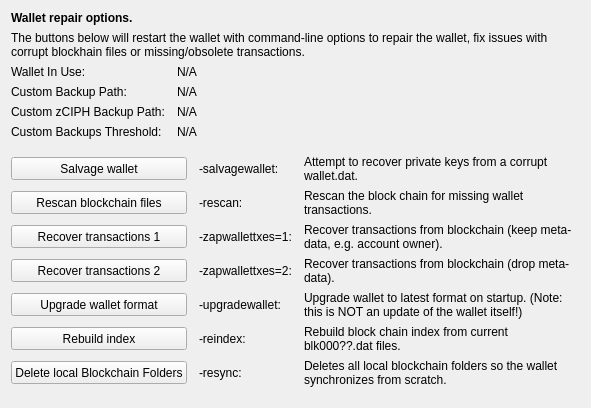
     <widget class="QWidget" name="tab_repair">
      <attribute name="title">
       <string>&amp;Wallet Repair</string>
      </attribute>
      <layout class="QGridLayout" name="gridLayout_4" columnstretch="0,0,0,0">
       <property name="horizontalSpacing">
        <number>12</number>
       </property>
       <item row="0" column="0" colspan="4">
        <widget class="QLabel" name="label_repair_header">
         <property name="font">
          <font>
           <weight>75</weight>
           <bold>true</bold>
          </font>
         </property>
         <property name="text">
          <string>Wallet repair options.</string>
         </property>
        </widget>
       </item>
       <item row="1" column="0" colspan="4">
        <widget class="QLabel" name="label_repair_helptext">
         <property name="font">
          <font>
           <weight>50</weight>
           <bold>false</bold>
          </font>
         </property>
         <property name="text">
          <string>The buttons below will restart the wallet with command-line options to repair the wallet, fix issues with corrupt blockhain files or missing/obsolete transactions.</string>
         </property>
         <property name="wordWrap">
          <bool>true</bool>
         </property>
        </widget>
       </item>
       <item row="2" column="0">
        <widget class="QLabel" name="wallet_path_label">
         <property name="text">
          <string>Wallet In Use:</string>
         </property>
        </widget>
       </item>
       <item row="2" column="1" colspan="3">
        <widget class="QLabel" name="wallet_path">
         <property name="cursor">
          <cursorShape>IBeamCursor</cursorShape>
         </property>
         <property name="text">
          <string>N/A</string>
         </property>
         <property name="textFormat">
          <enum>Qt::PlainText</enum>
         </property>
         <property name="textInteractionFlags">
          <set>Qt::LinksAccessibleByMouse|Qt::TextSelectableByKeyboard|Qt::TextSelectableByMouse</set>
         </property>
        </widget>
       </item>
       <item row="3" column="0">
        <widget class="QLabel" name="wallet_custombackuppath_label">
         <property name="text">
          <string>Custom Backup Path:</string>
         </property>
         <property name="visible">
          <bool>false</bool>
         </property>
        </widget>
       </item>
       <item row="3" column="1" colspan="3">
        <widget class="QLabel" name="wallet_custombackuppath">
         <property name="cursor">
          <cursorShape>IBeamCursor</cursorShape>
         </property>
         <property name="text">
          <string>N/A</string>
         </property>
         <property name="textFormat">
          <enum>Qt::PlainText</enum>
         </property>
         <property name="textInteractionFlags">
          <set>Qt::LinksAccessibleByMouse|Qt::TextSelectableByKeyboard|Qt::TextSelectableByMouse</set>
         </property>
         <property name="visible">
          <bool>false</bool>
         </property>
        </widget>
       </item>
       <item row="4" column="0">
        <widget class="QLabel" name="wallet_customzciphbackuppath_label">
         <property name="text">
          <string>Custom zCIPH Backup Path:</string>
         </property>
         <property name="visible">
          <bool>false</bool>
         </property>
        </widget>
       </item>
       <item row="4" column="1" colspan="3">
        <widget class="QLabel" name="wallet_customzciphbackuppath">
         <property name="cursor">
          <cursorShape>IBeamCursor</cursorShape>
         </property>
         <property name="text">
          <string>N/A</string>
         </property>
         <property name="textFormat">
          <enum>Qt::PlainText</enum>
         </property>
         <property name="textInteractionFlags">
          <set>Qt::LinksAccessibleByMouse|Qt::TextSelectableByKeyboard|Qt::TextSelectableByMouse</set>
         </property>
         <property name="visible">
          <bool>false</bool>
         </property>
        </widget>
       </item>
       <item row="5" column="0">
        <widget class="QLabel" name="wallet_custombackupthreshold_label">
         <property name="text">
          <string>Custom Backups Threshold:</string>
         </property>
         <property name="visible">
          <bool>false</bool>
         </property>
        </widget>
       </item>
       <item row="5" column="1" colspan="3">
        <widget class="QLabel" name="wallet_custombackupthreshold">
         <property name="cursor">
          <cursorShape>IBeamCursor</cursorShape>
         </property>
         <property name="text">
          <string>N/A</string>
         </property>
         <property name="textFormat">
          <enum>Qt::PlainText</enum>
         </property>
         <property name="textInteractionFlags">
          <set>Qt::LinksAccessibleByMouse|Qt::TextSelectableByKeyboard|Qt::TextSelectableByMouse</set>
         </property>
         <property name="visible">
          <bool>false</bool>
         </property>
        </widget>
       </item>
       <item row="6" column="0">
        <spacer name="verticalSpacer_repair1">
         <property name="orientation">
          <enum>Qt::Vertical</enum>
         </property>
         <property name="sizeHint" stdset="0">
          <size>
           <width>10</width>
           <height>10</height>
          </size>
         </property>
        </spacer>
       </item>
       <item row="7" column="0" colspan="2">
        <widget class="QPushButton" name="btn_salvagewallet">
         <property name="minimumSize">
          <size>
           <width>100</width>
           <height>23</height>
          </size>
         </property>
         <property name="text">
          <string>Salvage wallet</string>
         </property>
        </widget>
       </item>
       <item row="7" column="2">
        <widget class="QLabel" name="label_repair_salvage_command">
         <property name="text">
          <string notr="true">-salvagewallet:</string>
         </property>
        </widget>
       </item>
       <item row="7" column="3">
        <widget class="QLabel" name="label_repair_salvage">
         <property name="text">
          <string>Attempt to recover private keys from a corrupt wallet.dat.</string>
         </property>
         <property name="wordWrap">
          <bool>true</bool>
         </property>
        </widget>
       </item>
       <item row="8" column="0" colspan="2">
        <widget class="QPushButton" name="btn_rescan">
         <property name="minimumSize">
          <size>
           <width>100</width>
           <height>23</height>
          </size>
         </property>
         <property name="text">
          <string>Rescan blockchain files</string>
         </property>
        </widget>
       </item>
       <item row="8" column="2">
        <widget class="QLabel" name="label_repair_rescan_command">
         <property name="text">
          <string notr="true">-rescan:</string>
         </property>
        </widget>
       </item>
       <item row="8" column="3">
        <widget class="QLabel" name="label_repair_rescan">
         <property name="text">
          <string>Rescan the block chain for missing wallet transactions.</string>
         </property>
         <property name="wordWrap">
          <bool>true</bool>
         </property>
        </widget>
       </item>
       <item row="9" column="0" colspan="2">
        <widget class="QPushButton" name="btn_zapwallettxes1">
         <property name="minimumSize">
          <size>
           <width>100</width>
           <height>23</height>
          </size>
         </property>
         <property name="text">
          <string>Recover transactions 1</string>
         </property>
        </widget>
       </item>
       <item row="9" column="2">
        <widget class="QLabel" name="label_repair_zap1_command">
         <property name="text">
          <string notr="true">-zapwallettxes=1:</string>
         </property>
        </widget>
       </item>
       <item row="9" column="3">
        <widget class="QLabel" name="label_repair_zap1">
         <property name="text">
          <string>Recover transactions from blockchain (keep meta-data, e.g. account owner).</string>
         </property>
         <property name="wordWrap">
          <bool>true</bool>
         </property>
        </widget>
       </item>
       <item row="10" column="0" colspan="2">
        <widget class="QPushButton" name="btn_zapwallettxes2">
         <property name="minimumSize">
          <size>
           <width>100</width>
           <height>23</height>
          </size>
         </property>
         <property name="text">
          <string>Recover transactions 2</string>
         </property>
        </widget>
       </item>
       <item row="10" column="2">
        <widget class="QLabel" name="label_repair_zap2_command">
         <property name="text">
          <string notr="true">-zapwallettxes=2:</string>
         </property>
        </widget>
       </item>
       <item row="10" column="3">
        <widget class="QLabel" name="label_repair_zap2">
         <property name="text">
          <string>Recover transactions from blockchain (drop meta-data).</string>
         </property>
         <property name="wordWrap">
          <bool>true</bool>
         </property>
        </widget>
       </item>
       <item row="11" column="0" colspan="2">
        <widget class="QPushButton" name="btn_upgradewallet">
         <property name="minimumSize">
          <size>
           <width>100</width>
           <height>23</height>
          </size>
         </property>
         <property name="text">
          <string>Upgrade wallet format</string>
         </property>
        </widget>
       </item>
       <item row="11" column="2">
        <widget class="QLabel" name="label_repair_upgrade_command">
         <property name="text">
          <string notr="true">-upgradewallet:</string>
         </property>
        </widget>
       </item>
       <item row="11" column="3">
        <widget class="QLabel" name="label_repair_upgrade">
         <property name="text">
          <string>Upgrade wallet to latest format on startup. (Note: this is NOT an update of the wallet itself!)</string>
         </property>
         <property name="wordWrap">
          <bool>true</bool>
         </property>
        </widget>
       </item>
       <item row="12" column="0" colspan="2">
        <widget class="QPushButton" name="btn_reindex">
         <property name="minimumSize">
          <size>
           <width>100</width>
           <height>23</height>
          </size>
         </property>
         <property name="text">
          <string>Rebuild index</string>
         </property>
        </widget>
       </item>
       <item row="12" column="2">
        <widget class="QLabel" name="label_repair_reindex_command">
         <property name="text">
          <string notr="true">-reindex:</string>
         </property>
        </widget>
       </item>
       <item row="12" column="3">
        <widget class="QLabel" name="label_repair_reindex">
         <property name="text">
          <string>Rebuild block chain index from current blk000??.dat files.</string>
         </property>
         <property name="wordWrap">
          <bool>true</bool>
         </property>
        </widget>
       </item>
       <item row="13" column="0" colspan="2">
        <widget class="QPushButton" name="btn_resync">
         <property name="minimumSize">
          <size>
           <width>100</width>
           <height>23</height>
          </size>
         </property>
         <property name="text">
          <string>Delete local Blockchain Folders</string>
         </property>
        </widget>
       </item>
       <item row="13" column="2">
        <widget class="QLabel" name="label_repair_resync_command">
         <property name="text">
          <string>-resync:</string>
         </property>
        </widget>
       </item>
       <item row="13" column="3">
        <widget class="QLabel" name="label_repair_resync">
         <property name="text">
          <string>Deletes all local blockchain folders so the wallet synchronizes from scratch.</string>
         </property>
         <property name="wordWrap">
          <bool>true</bool>
         </property>
        </widget>
       </item>
       <item row="14" column="0">
        <spacer name="verticalSpacer_repair2">
         <property name="orientation">
          <enum>Qt::Vertical</enum>
         </property>
         <property name="sizeHint" stdset="0">
          <size>
           <width>20</width>
           <height>10</height>
          </size>
         </property>
        </spacer>
       </item>
      </layout>
     </widget>
